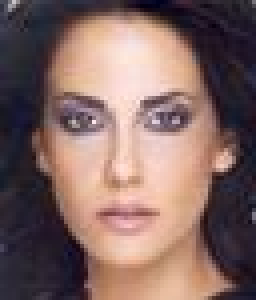
%> input picture ex07/test_images/face1.jpg, 64 x 75 px (shown 4 times larger)
$ octave ex07_02.m   (GNU Octave 9; MATLAB toolbox functions it lacks are replaced by stand-ins)
%> lines starting %> are read from the running program, lines starting %| are printed output that depends on the picture; in (x1, y1, x2, y2) boxes, pixels count from 0 and x2, y2 are one past the last pixel; in counts of white or black regions, pixels touching at a corner belong together; the program's own positions count from 1
### ex07/constructIntegralImage.m
function [ intImg ] = constructIntegralImage( img )
%UNTITLED3 Summary of this function goes here
%   Detailed explanation goes here
[rows, cols] = size(img);

intImg = zeros(rows, cols);
intImg = double(intImg);

intImg(1, 1) = img(1, 1);

for x = 1:cols
    for y = 1:rows

        if x == 1 && y == 1
            continue;

        elseif x == 1
            intImg(y, x) = intImg(y-1, x) + img(y, x);

        elseif y == 1
            intImg(y, x) = intImg(y, x-1) + img(y, x);

        else

            val = intImg(y-1, x-1);

            for xx = 1:x

                val = val + img(y, xx);

            end

            for yy = 1:y

                val = val + img(yy, x);

            end

            intImg(y, x) = val;

        end
     end
end

end

### ex07/slidingWindow.m
function [ response ] = slidingWindow( classifiers, intImg, img )
%UNTITLED Summary of this function goes here
%   Detailed explanation goes here


c_mean = 6;
c_maxPos = 8;
c_minPos = 9;
c_R = 10;
c_alpha = 11;


[rows, cols] = size(intImg);
windowSize = [19; 38; 57; 76];

figure(3);
imshow(img,[0 255]);
hold on;

for w = 1:size(windowSize, 1);  % different sizes

    currWinSize = windowSize(w);

    for r = 1:2:(rows - currWinSize)  % different window positions
       for c = 1:2:(cols - currWinSize)

           patch = intImg(r:r+currWinSize -1, c:c+currWinSize -1);

%            figure(1);
%            imshow(img(r:r+currWinSize -1, c:c+currWinSize -1),[0 255]);

           response = 0;
           alphaSum = 0;

           for cId = 2:size(classifiers,2)

               classifier = classifiers(:,cId);


               alpha = classifier(c_alpha);

               currResponse = haarlikeFeatures(classifier, patch, currWinSize);


               mean = classifier(c_mean);
               minPos = classifier(c_minPos);
               maxPos = classifier(c_maxPos);
               R = classifier(c_R);

               left = (mean - abs(mean-minPos) * (R-5)/50);
               right = (mean + abs(maxPos - mean) * (R-5)/50);

%                 weightedResponse = alpha * currResponse;

%                 if left <= weightedResponse && weightedResponse <= right
                if left <= currResponse && currResponse <= right
                    response = response + alpha * -1;
                else
                    response = response + alpha * 1;
                end

%                alphaSum = alphaSum + alpha;
           end

%            if response > 0.5*alphaSum
           if response > 0.9

               disp('face!!!');
               figure(2);
               imshow(img(r:r+currWinSize -1, c:c+currWinSize -1),[0 255]);

               figure(3);
               plot([c c+currWinSize c+currWinSize c c], [r r r+currWinSize r+currWinSize r],'r-');
           end

       end
    end
end

end

### ex07/ex07_02.m
clear;
close all;


img1 = double(rgb2gray(imread('./test_images/face1.jpg')));
%> img1: size 75x64 double; min 3, max 238, mean 110.8
img2 = double(rgb2gray(imread('./test_images/face2.jpg')));
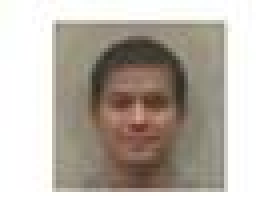
%> input picture ex07/test_images/face2.jpg, 69 x 52 px (shown 4 times larger)
%> img2: size 52x69 double; min 41, max 255, mean 186.6
img3 = double(rgb2gray(imread('./test_images/face3.jpg')));
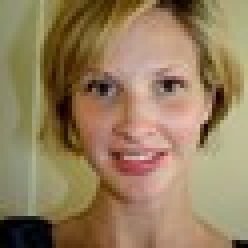
%> input picture ex07/test_images/face3.jpg, 62 x 62 px (shown 4 times larger)
%> img3: size 62x62 double; min 0, max 214, mean 129.6

intImg1 = constructIntegralImage(img1);
%> in constructIntegralImage, `intImg(1, 1) = img(1, 1);`:
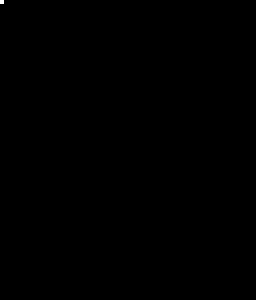
%> intImg: size 75x64 double (shown 4 times larger); values 0 (black) and 76 (white), 0.02% white in thin lines or dots, all inside (x1, y1, x2, y2) = (0, 0, 1, 1)
%> after the loop in constructIntegralImage, `for x = 1:cols`:
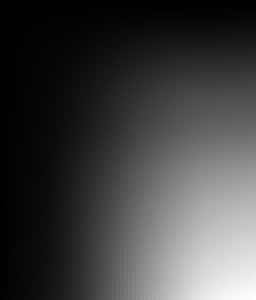
%> intImg: size 75x64 double (shown 4 times larger); min 76, max 539043, mean 137406.5; drawn with min black and max white
%> after the loop in constructIntegralImage, `for x = 1:cols`: val = 539043
intImg2 = constructIntegralImage(img2);
%> after the loop in constructIntegralImage (call 2), `for x = 1:cols`:
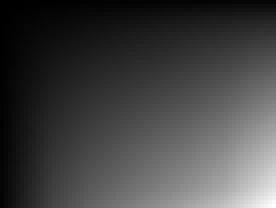
%> intImg: size 52x69 double (shown 4 times larger); min 253, max 677779, mean 178998.8; drawn with min black and max white
%> after the loop in constructIntegralImage (call 2), `for x = 1:cols`: val = 677779
intImg3 = constructIntegralImage(img3);
%> after the loop in constructIntegralImage (call 3), `for x = 1:cols`:
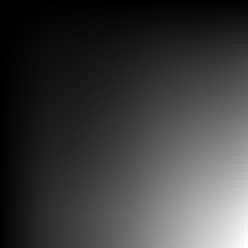
%> intImg: size 62x62 double (shown 4 times larger); min 137, max 506262, mean 122430.7; drawn with min black and max white
%> after the loop in constructIntegralImage (call 3), `for x = 1:cols`: val = 506262

load('./Classifiers.mat');

% [9 lines of commented-out code are left out]
slidingWindow(classifiers, intImg2, img2);
%> the loop in slidingWindow, `for w = 1:size(windowSize, 1);` made 4 passes
%| face!!!
%| face!!!
%| face!!!
%| face!!!
%| face!!!
%| face!!!
%| face!!!
%| face!!!
%| face!!!
%| face!!!
%> (further printed lines are left out)
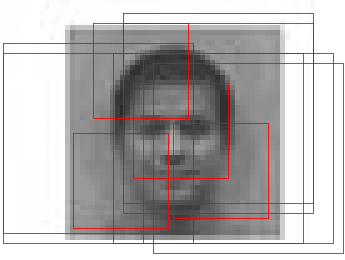
%> figure redrawn from the program's plot data; shown 5 times larger
% slidingWindow(classifiers, intImg3, img3);
